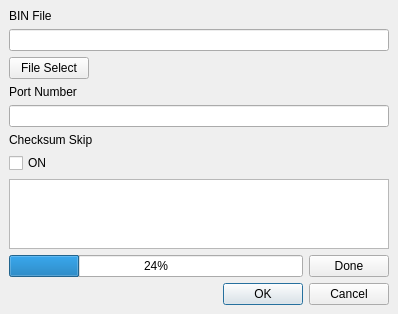
<?xml version="1.0" encoding="UTF-8"?>
<ui version="4.0">
 <class>Main</class>
 <widget class="QMainWindow" name="Main">
  <property name="geometry">
   <rect>
    <x>0</x>
    <y>0</y>
    <width>398</width>
    <height>314</height>
   </rect>
  </property>
  <property name="windowTitle">
   <string>MainWindow</string>
  </property>
  <widget class="QWidget" name="centralwidget">
   <layout class="QHBoxLayout" name="horizontalLayout">
    <item>
     <layout class="QVBoxLayout" name="Outter_Layout" stretch="0,0,0,0,0,0,0,0,0,0,0">
      <property name="sizeConstraint">
       <enum>QLayout::SetDefaultConstraint</enum>
      </property>
      <item>
       <widget class="QLabel" name="label">
        <property name="sizePolicy">
         <sizepolicy hsizetype="Fixed" vsizetype="Fixed">
          <horstretch>0</horstretch>
          <verstretch>0</verstretch>
         </sizepolicy>
        </property>
        <property name="text">
         <string>BIN File</string>
        </property>
       </widget>
      </item>
      <item>
       <widget class="QLineEdit" name="lineEdit"/>
      </item>
      <item>
       <widget class="QPushButton" name="pushButton">
        <property name="sizePolicy">
         <sizepolicy hsizetype="Fixed" vsizetype="Fixed">
          <horstretch>0</horstretch>
          <verstretch>0</verstretch>
         </sizepolicy>
        </property>
        <property name="text">
         <string>File Select</string>
        </property>
       </widget>
      </item>
      <item>
       <widget class="QLabel" name="label_2">
        <property name="sizePolicy">
         <sizepolicy hsizetype="Preferred" vsizetype="Fixed">
          <horstretch>0</horstretch>
          <verstretch>0</verstretch>
         </sizepolicy>
        </property>
        <property name="text">
         <string>Port Number</string>
        </property>
       </widget>
      </item>
      <item>
       <widget class="QLineEdit" name="lineEdit_2"/>
      </item>
      <item>
       <widget class="QLabel" name="label_3">
        <property name="sizePolicy">
         <sizepolicy hsizetype="Preferred" vsizetype="Fixed">
          <horstretch>0</horstretch>
          <verstretch>0</verstretch>
         </sizepolicy>
        </property>
        <property name="text">
         <string>Checksum Skip</string>
        </property>
       </widget>
      </item>
      <item>
       <widget class="QCheckBox" name="checkBox">
        <property name="sizePolicy">
         <sizepolicy hsizetype="Minimum" vsizetype="Fixed">
          <horstretch>0</horstretch>
          <verstretch>0</verstretch>
         </sizepolicy>
        </property>
        <property name="text">
         <string>ON</string>
        </property>
       </widget>
      </item>
      <item>
       <spacer name="verticalSpacer">
        <property name="orientation">
         <enum>Qt::Vertical</enum>
        </property>
        <property name="sizeHint" stdset="0">
         <size>
          <width>20</width>
          <height>40</height>
         </size>
        </property>
       </spacer>
      </item>
      <item>
       <widget class="QTextEdit" name="textEdit"/>
      </item>
      <item>
       <layout class="QHBoxLayout" name="horizontalLayout_2">
        <item>
         <widget class="QProgressBar" name="progressBar">
          <property name="value">
           <number>24</number>
          </property>
         </widget>
        </item>
        <item>
         <widget class="QPushButton" name="pushButton_2">
          <property name="sizePolicy">
           <sizepolicy hsizetype="Minimum" vsizetype="Fixed">
            <horstretch>0</horstretch>
            <verstretch>0</verstretch>
           </sizepolicy>
          </property>
          <property name="text">
           <string>Done</string>
          </property>
          <property name="autoDefault">
           <bool>false</bool>
          </property>
          <property name="default">
           <bool>false</bool>
          </property>
          <property name="flat">
           <bool>false</bool>
          </property>
         </widget>
        </item>
       </layout>
      </item>
      <item alignment="Qt::AlignRight">
       <widget class="QDialogButtonBox" name="buttonBox">
        <property name="standardButtons">
         <set>QDialogButtonBox::Cancel|QDialogButtonBox::Ok</set>
        </property>
       </widget>
      </item>
     </layout>
    </item>
   </layout>
  </widget>
 </widget>
 <tabstops>
  <tabstop>lineEdit</tabstop>
  <tabstop>pushButton</tabstop>
  <tabstop>lineEdit_2</tabstop>
  <tabstop>checkBox</tabstop>
 </tabstops>
 <resources/>
 <connections>
  <connection>
   <sender>pushButton</sender>
   <signal>clicked()</signal>
   <receiver>Main</receiver>
   <slot>File_Dialog()</slot>
   <hints>
    <hint type="sourcelabel">
     <x>47</x>
     <y>65</y>
    </hint>
    <hint type="destinationlabel">
     <x>399</x>
     <y>151</y>
    </hint>
   </hints>
  </connection>
  <connection>
   <sender>checkBox</sender>
   <signal>clicked()</signal>
   <receiver>Main</receiver>
   <slot>Checksum_ON_OFF()</slot>
   <hints>
    <hint type="sourcelabel">
     <x>381</x>
     <y>160</y>
    </hint>
    <hint type="destinationlabel">
     <x>399</x>
     <y>151</y>
    </hint>
   </hints>
  </connection>
  <connection>
   <sender>buttonBox</sender>
   <signal>rejected()</signal>
   <receiver>Main</receiver>
   <slot>close()</slot>
   <hints>
    <hint type="sourcelabel">
     <x>381</x>
     <y>195</y>
    </hint>
    <hint type="destinationlabel">
     <x>545</x>
     <y>261</y>
    </hint>
   </hints>
  </connection>
  <connection>
   <sender>buttonBox</sender>
   <signal>accepted()</signal>
   <receiver>Main</receiver>
   <slot>Ok_Clicked()</slot>
   <hints>
    <hint type="sourcelabel">
     <x>381</x>
     <y>195</y>
    </hint>
    <hint type="destinationlabel">
     <x>399</x>
     <y>151</y>
    </hint>
   </hints>
  </connection>
 </connections>
 <slots>
  <slot>File_Dialog()</slot>
  <slot>Checksum_ON_OFF()</slot>
  <slot>Ok_Clicked()</slot>
 </slots>
</ui>
